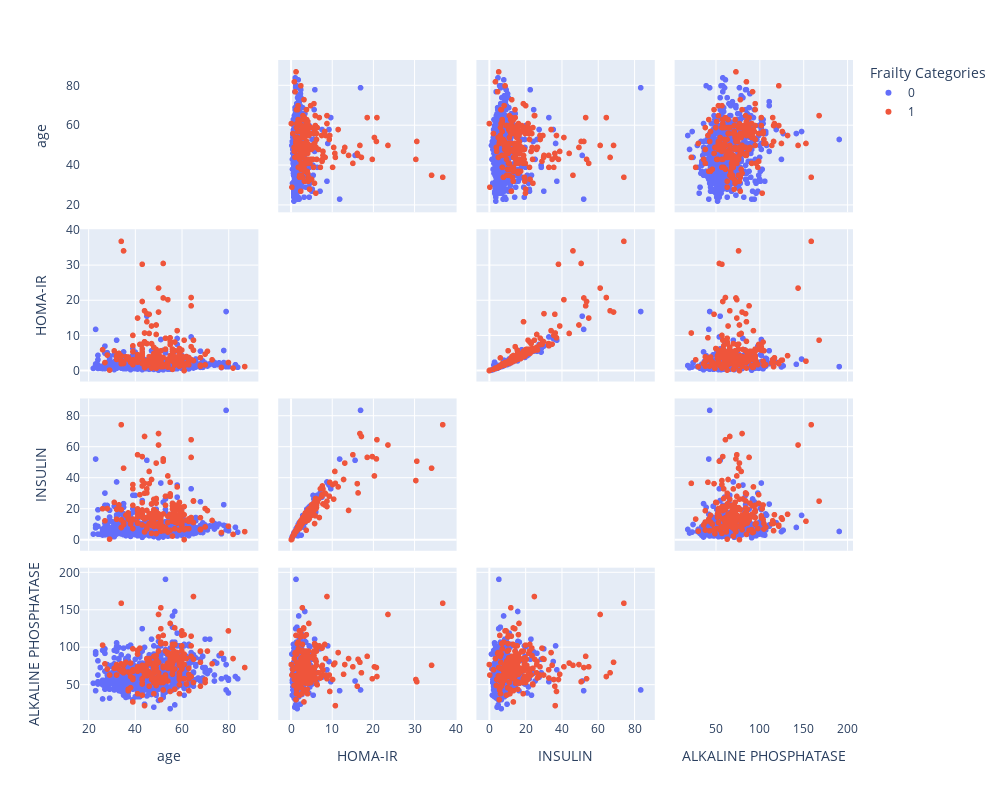

Notebook source saved alongside this figure:
### Code cell
filtered_df = df[['age', 'HOMA-IR', 'INSULIN', 'ALKALINE PHOSPHATASE', 'merge_fi_class']]
variables = ['age', 'HOMA-IR', 'INSULIN', 'ALKALINE PHOSPHATASE']

color_discrete_map = {0: 'blue', 1: 'red'}

fig = px.scatter_matrix(
    filtered_df,
    dimensions=variables,
    color='merge_fi_class',
    symbol='merge_fi_class',
    color_discrete_map=color_discrete_map, 
    labels={'merge_fi_class': 'Class'},  
    # title='Scatter matrix of features by merge_fi_class'
)
fig.update_layout(coloraxis_showscale=False)
fig.update_traces(diagonal_visible=False, marker=None)

fig.update_layout(
    autosize=False,
    width=1000, 
    height=800,
    legend_title_text="Frailty Categories"
)

fig.show()

### Figure 1 — Plotly figure (JSON) as saved in the notebook; plotly's stock layout.template omitted (floating-point values rounded to 4 significant figures; data arrays with more than 128 entries replaced by an {"elided": "..."} marker saying what was removed)
{"data": [{"diagonal": {"visible": false}, "dimensions": [{"axis": {"matches": true}, "label": "age", "values": {"elided": "577 int values"}}, {"axis": {"matches": true}, "label": "HOMA-IR", "values": {"elided": "577 float values"}}, {"axis": {"matches": true}, "label": "INSULIN", "values": {"elided": "577 float values"}}, {"axis": {"matches": true}, "label": "ALKALINE PHOSPHATASE", "values": {"elided": "577 int values"}}], "hovertemplate": "Class=%{marker.color}<br>%{xaxis.title.text}=%{x}<br>%{yaxis.title.text}=%{y}<extra></extra>", "legendgroup": "0", "name": "0", "showlegend": true, "type": "splom"}, {"diagonal": {"visible": false}, "dimensions": [{"axis": {"matches": true}, "label": "age", "values": {"elided": "192 int values"}}, {"axis": {"matches": true}, "label": "HOMA-IR", "values": {"elided": "192 float values"}}, {"axis": {"matches": true}, "label": "INSULIN", "values": {"elided": "192 float values"}}, {"axis": {"matches": true}, "label": "ALKALINE PHOSPHATASE", "values": {"elided": "192 int values"}}], "hovertemplate": "Class=%{marker.color}<br>%{xaxis.title.text}=%{x}<br>%{yaxis.title.text}=%{y}<extra></extra>", "legendgroup": "1", "name": "1", "showlegend": true, "type": "splom"}], "layout": {"autosize": false, "coloraxis": {"colorbar": {"title": {"text": "Class"}}, "colorscale": [[0, "#0d0887"], [0.1111, "#46039f"], [0.2222, "#7201a8"], [0.3333, "#9c179e"], [0.4444, "#bd3786"], [0.5556, "#d8576b"], [0.6667, "#ed7953"], [0.7778, "#fb9f3a"], [0.8889, "#fdca26"], [1, "#f0f921"]], "showscale": false}, "dragmode": "select", "height": 800, "legend": {"title": {"text": "Frailty Categories"}, "tracegroupgap": 0}, "margin": {"t": 60}, "width": 1000, "xaxis": {"autorange": true, "range": [16.3, 92.7], "type": "linear"}, "xaxis2": {"autorange": true, "range": [-3.122, 40.21], "type": "linear"}, "xaxis3": {"autorange": true, "range": [-7.133, 91.13], "type": "linear"}, "xaxis4": {"autorange": true, "range": [2.826, 206.2], "type": "linear"}, "yaxis": {"autorange": true, "range": [16.3, 92.7], "type": "linear"}, "yaxis2": {"autorange": true, "range": [-3.122, 40.21], "type": "linear"}, "yaxis3": {"autorange": true, "range": [-7.133, 91.13], "type": "linear"}, "yaxis4": {"autorange": true, "range": [2.826, 206.2], "type": "linear"}}}
